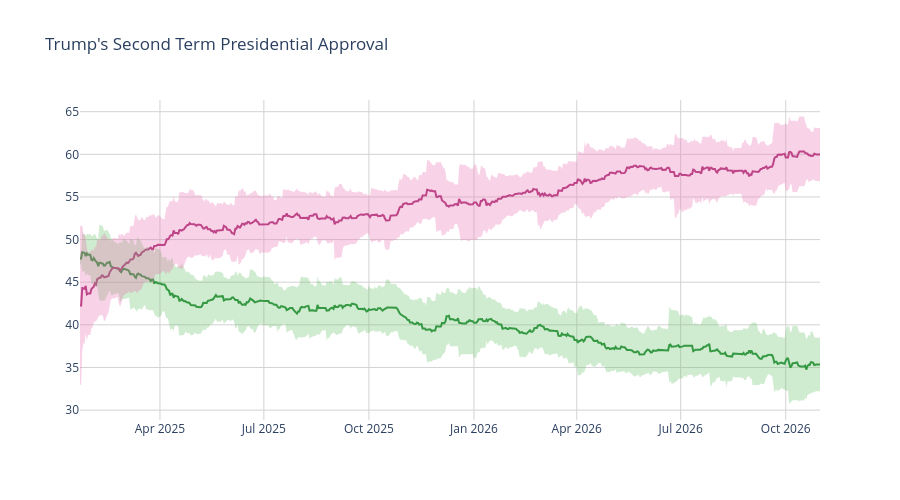

Notebook source saved alongside this figure:
### Code cell
disappr_ci_hex = "#e86eaf"
appr_ci_hex = "#60be65"
disappr_ci_rgba = "rgba(232, 110, 175, 0.3)"
appr_ci_rgba = "rgba(96, 190, 101, 0.3)"
grid_col = "#d4d2d2"


# Approve
fig = go.Figure(go.Scatter(
    x=pres['end_date'],
    y=pres['approve'],
    hovertemplate="%{y:.2f}%",
    name="<b>Approve</b>",
    line=dict(color="#228833"),
    showlegend=False
))

# Disapprove
fig.add_trace(go.Scatter(
    x=pres['end_date'],
    y=pres['disapprove'],
    hovertemplate="%{y:.2f}%",
    name="<b>Disapprove</b>",
    line=dict(color="#aa3377"),
    showlegend=False
    )
)

# Approve CI
fig.add_traces([

    # Upper bound
    go.Scatter(
        x=pres['end_date'],
        y=pres['approve_upper_ci'],
        marker=dict(color=appr_ci_hex),
        line=dict(width=0),
        mode='lines',
        showlegend=False,
        hoverinfo="skip"
    ),

    # Lower bound
    go.Scatter(
        x=pres['end_date'],
        y=pres['approve_lower_ci'],
        marker=dict(color=appr_ci_hex),
        line=dict(width=0),
        mode='lines',
        fillcolor=appr_ci_rgba,
        fill="tonexty",
        showlegend=False,
        hoverinfo="skip"
    )
])

# Disapprove CI
fig.add_traces([

    # Upper bound
    go.Scatter(
        x=pres['end_date'],
        y=pres['disapprove_upper_ci'],
        marker=dict(color=disappr_ci_hex),
        line=dict(width=0),
        mode='lines',
        showlegend=False,
        hoverinfo="skip"
    ),

    # Lower bound
    go.Scatter(
        x=pres['end_date'],
        y=pres['disapprove_lower_ci'],
        marker=dict(color=disappr_ci_hex),
        line=dict(width=0),
        mode='lines',
        fillcolor=disappr_ci_rgba,
        fill="tonexty",
        showlegend=False,
        hoverinfo="skip"
    )
])

fig.update_layout(
    title=dict(text="Trump's Second Term Presidential Approval"),
    hovermode="x"
)

fig.update_xaxes(gridcolor=grid_col)
fig.update_yaxes(gridcolor=grid_col)

fig.update_layout(hovermode="x", hoverlabel_align="right", plot_bgcolor="rgba(0, 0, 0, 0)", height=500)
fig.show()

### Figure 1 — Plotly figure (JSON) as saved in the notebook; plotly's stock layout.template omitted (floating-point values rounded to 4 significant figures; data arrays with more than 128 entries replaced by an {"elided": "..."} marker saying what was removed)
{"data": [{"hovertemplate": "%{y:.2f}%", "line": {"color": "#228833"}, "name": "<b>Approve</b>", "showlegend": false, "type": "scatter", "x": {"elided": "649 str values"}, "y": {"elided": "649 float values"}}, {"hovertemplate": "%{y:.2f}%", "line": {"color": "#aa3377"}, "name": "<b>Disapprove</b>", "showlegend": false, "type": "scatter", "x": {"elided": "649 str values"}, "y": {"elided": "649 float values"}}, {"hoverinfo": "skip", "line": {"width": 0}, "marker": {"color": "#60be65"}, "mode": "lines", "showlegend": false, "type": "scatter", "x": {"elided": "649 str values"}, "y": {"elided": "649 float values"}}, {"fill": "tonexty", "fillcolor": "rgba(96, 190, 101, 0.3)", "hoverinfo": "skip", "line": {"width": 0}, "marker": {"color": "#60be65"}, "mode": "lines", "showlegend": false, "type": "scatter", "x": {"elided": "649 str values"}, "y": {"elided": "649 float values"}}, {"hoverinfo": "skip", "line": {"width": 0}, "marker": {"color": "#e86eaf"}, "mode": "lines", "showlegend": false, "type": "scatter", "x": {"elided": "649 str values"}, "y": {"elided": "649 float values"}}, {"fill": "tonexty", "fillcolor": "rgba(232, 110, 175, 0.3)", "hoverinfo": "skip", "line": {"width": 0}, "marker": {"color": "#e86eaf"}, "mode": "lines", "showlegend": false, "type": "scatter", "x": {"elided": "649 str values"}, "y": {"elided": "649 float values"}}], "layout": {"height": 500, "hoverlabel": {"align": "right"}, "hovermode": "x", "plot_bgcolor": "rgba(0, 0, 0, 0)", "title": {"text": "Trump's Second Term Presidential Approval"}, "xaxis": {"gridcolor": "#d4d2d2"}, "yaxis": {"gridcolor": "#d4d2d2"}}}
